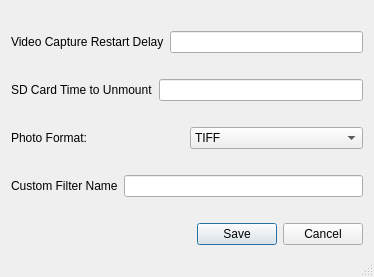
<?xml version="1.0" encoding="UTF-8"?>
<ui version="4.0">
 <class>Calculator</class>
 <widget class="QDialog" name="Calculator">
  <property name="windowModality">
   <enum>Qt::ApplicationModal</enum>
  </property>
  <property name="geometry">
   <rect>
    <x>0</x>
    <y>0</y>
    <width>374</width>
    <height>277</height>
   </rect>
  </property>
  <property name="sizePolicy">
   <sizepolicy hsizetype="Fixed" vsizetype="Fixed">
    <horstretch>0</horstretch>
    <verstretch>0</verstretch>
   </sizepolicy>
  </property>
  <property name="windowTitle">
   <string>Advanced Options</string>
  </property>
  <property name="sizeGripEnabled">
   <bool>true</bool>
  </property>
  <property name="modal">
   <bool>false</bool>
  </property>
  <layout class="QGridLayout" name="gridLayout">
   <item row="4" column="1">
    <layout class="QHBoxLayout" name="horizontalLayout_2">
     <item>
      <widget class="QPushButton" name="SaveButton">
       <property name="enabled">
        <bool>true</bool>
       </property>
       <property name="text">
        <string>Save</string>
       </property>
      </widget>
     </item>
     <item>
      <widget class="QPushButton" name="CancelButton">
       <property name="text">
        <string>Cancel</string>
       </property>
      </widget>
     </item>
    </layout>
   </item>
   <item row="4" column="0">
    <spacer name="horizontalSpacer_2">
     <property name="orientation">
      <enum>Qt::Horizontal</enum>
     </property>
     <property name="sizeHint" stdset="0">
      <size>
       <width>189</width>
       <height>20</height>
      </size>
     </property>
    </spacer>
   </item>
   <item row="0" column="0" colspan="2">
    <layout class="QHBoxLayout" name="horizontalLayout_3">
     <item>
      <widget class="QLabel" name="label">
       <property name="text">
        <string>Video Capture Restart Delay</string>
       </property>
      </widget>
     </item>
     <item>
      <widget class="QLineEdit" name="VCRD">
       <property name="maxLength">
        <number>3</number>
       </property>
      </widget>
     </item>
    </layout>
   </item>
   <item row="1" column="0" colspan="2">
    <layout class="QHBoxLayout" name="horizontalLayout_4">
     <item>
      <widget class="QLabel" name="label_2">
       <property name="text">
        <string>SD Card Time to Unmount</string>
       </property>
      </widget>
     </item>
     <item>
      <widget class="QLineEdit" name="SDCTUM">
       <property name="maxLength">
        <number>3</number>
       </property>
      </widget>
     </item>
    </layout>
   </item>
   <item row="2" column="0" colspan="2">
    <layout class="QHBoxLayout" name="horizontalLayout">
     <item>
      <widget class="QLabel" name="label_10">
       <property name="text">
        <string>Photo Format:</string>
       </property>
      </widget>
     </item>
     <item>
      <widget class="QComboBox" name="KernelPhotoFormat">
       <item>
        <property name="text">
         <string>TIFF</string>
        </property>
       </item>
       <item>
        <property name="text">
         <string>RAW</string>
        </property>
       </item>
      </widget>
     </item>
    </layout>
   </item>
   <item row="3" column="0" colspan="2">
    <layout class="QHBoxLayout" name="horizontalLayout_5">
     <item>
      <widget class="QLabel" name="label_3">
       <property name="text">
        <string>Custom Filter Name</string>
       </property>
      </widget>
     </item>
     <item>
      <widget class="QLineEdit" name="CustomFilter">
       <property name="maxLength">
        <number>3</number>
       </property>
      </widget>
     </item>
    </layout>
   </item>
  </layout>
 </widget>
 <resources/>
 <connections/>
</ui>
